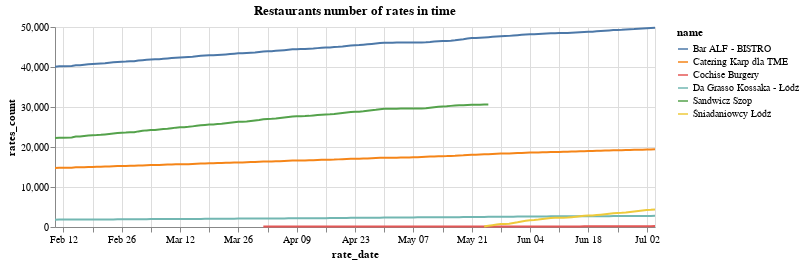

The code cell stored with this chart in its notebook:
### Code cell
alt.Chart(df_rrrh).mark_line().encode(
    x='rate_date',
    y='rates_count',
    color='name',
).properties(
    title="Restaurants number of rates in time",
    width=600,
    height=200,
)

### Figure 1 — Vega-Lite specification as saved in the notebook (floating-point values rounded to 4 significant figures; data arrays with more than 128 entries replaced by an {"elided": "..."} marker saying what was removed)
{"config": {"view": {"continuousWidth": 300, "continuousHeight": 300}}, "data": {"name": "data-9690c9ae9dc3c9883bf8c6a01d970309"}, "mark": {"type": "line"}, "encoding": {"color": {"field": "name", "type": "nominal"}, "x": {"field": "rate_date", "type": "temporal"}, "y": {"field": "rates_count", "type": "quantitative"}}, "height": 200, "title": "Restaurants number of rates in time", "width": 600, "$schema": "https://vega.github.io/schema/vega-lite/v5.8.0.json", "datasets": {"data-9690c9ae9dc3c9883bf8c6a01d970309": {"elided": "638 records"}}}
